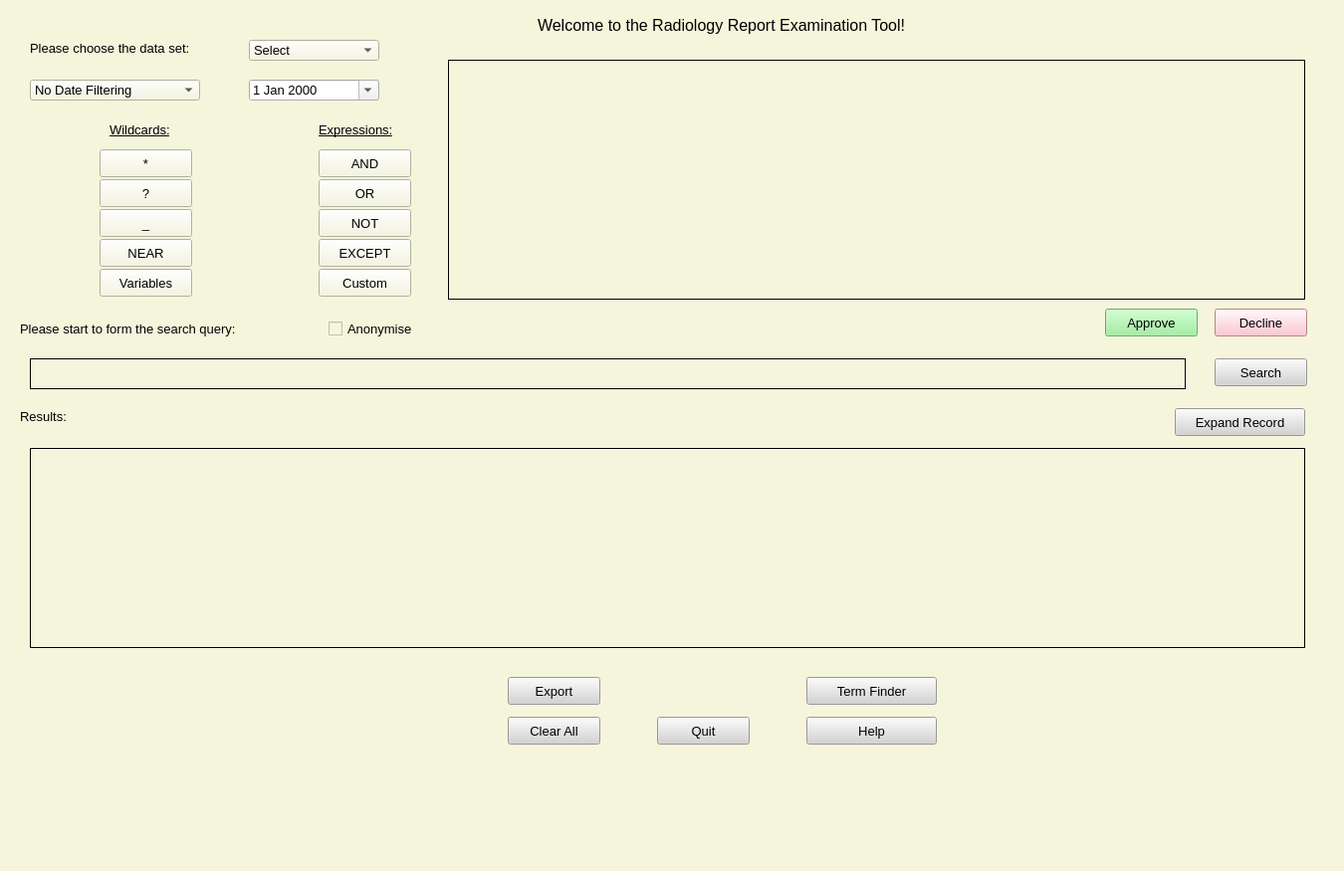
<?xml version="1.0" encoding="UTF-8"?>
<ui version="4.0">
 <class>MainWindow</class>
 <widget class="QMainWindow" name="MainWindow">
  <property name="geometry">
   <rect>
    <x>0</x>
    <y>0</y>
    <width>1350</width>
    <height>875</height>
   </rect>
  </property>
  <property name="font">
   <font>
    <pointsize>10</pointsize>
   </font>
  </property>
  <property name="windowTitle">
   <string>MainWindow</string>
  </property>
  <property name="layoutDirection">
   <enum>Qt::LeftToRight</enum>
  </property>
  <property name="styleSheet">
   <string notr="true">background-color: beige;</string>
  </property>
  <widget class="QWidget" name="centralwidget">
   <widget class="QPushButton" name="but_manual">
    <property name="geometry">
     <rect>
      <x>1220</x>
      <y>360</y>
      <width>93</width>
      <height>28</height>
     </rect>
    </property>
    <property name="font">
     <font>
      <pointsize>10</pointsize>
     </font>
    </property>
    <property name="layoutDirection">
     <enum>Qt::RightToLeft</enum>
    </property>
    <property name="styleSheet">
     <string notr="true">background-color: lightgrey;</string>
    </property>
    <property name="text">
     <string>Search</string>
    </property>
    <property name="shortcut">
     <string>Return</string>
    </property>
   </widget>
   <widget class="QLabel" name="lab_dataset">
    <property name="geometry">
     <rect>
      <x>30</x>
      <y>40</y>
      <width>211</width>
      <height>16</height>
     </rect>
    </property>
    <property name="font">
     <font>
      <pointsize>10</pointsize>
     </font>
    </property>
    <property name="text">
     <string>Please choose the data set:</string>
    </property>
   </widget>
   <widget class="QComboBox" name="comboBox">
    <property name="geometry">
     <rect>
      <x>250</x>
      <y>40</y>
      <width>131</width>
      <height>21</height>
     </rect>
    </property>
    <property name="font">
     <font>
      <pointsize>10</pointsize>
     </font>
    </property>
    <property name="currentText">
     <string>Select</string>
    </property>
    <item>
     <property name="text">
      <string>Select</string>
     </property>
    </item>
    <item>
     <property name="text">
      <string>transcripts.csv</string>
     </property>
    </item>
    <item>
     <property name="text">
      <string>beers.csv</string>
     </property>
    </item>
    <item>
     <property name="text">
      <string>medical.csv</string>
     </property>
    </item>
   </widget>
   <widget class="QLabel" name="lab_query">
    <property name="geometry">
     <rect>
      <x>20</x>
      <y>320</y>
      <width>281</width>
      <height>21</height>
     </rect>
    </property>
    <property name="font">
     <font>
      <pointsize>10</pointsize>
     </font>
    </property>
    <property name="text">
     <string>Please start to form the search query:</string>
    </property>
   </widget>
   <widget class="QTextEdit" name="ent_manual">
    <property name="geometry">
     <rect>
      <x>30</x>
      <y>360</y>
      <width>1161</width>
      <height>31</height>
     </rect>
    </property>
    <property name="frameShape">
     <enum>QFrame::Box</enum>
    </property>
    <property name="frameShadow">
     <enum>QFrame::Plain</enum>
    </property>
   </widget>
   <widget class="QTableView" name="table_results">
    <property name="geometry">
     <rect>
      <x>30</x>
      <y>450</y>
      <width>1281</width>
      <height>201</height>
     </rect>
    </property>
    <property name="styleSheet">
     <string notr="true">background-color: #F5F5DC;</string>
    </property>
    <property name="frameShape">
     <enum>QFrame::Box</enum>
    </property>
    <property name="frameShadow">
     <enum>QFrame::Plain</enum>
    </property>
   </widget>
   <widget class="QLabel" name="leedslogo">
    <property name="geometry">
     <rect>
      <x>50</x>
      <y>680</y>
      <width>311</width>
      <height>91</height>
     </rect>
    </property>
    <property name="toolTip">
     <string>An image displaying the University of Leeds logo</string>
    </property>
    <property name="text">
     <string/>
    </property>
    <property name="pixmap">
     <pixmap>leeds2.png</pixmap>
    </property>
    <property name="scaledContents">
     <bool>true</bool>
    </property>
   </widget>
   <widget class="QLabel" name="nhslogo">
    <property name="geometry">
     <rect>
      <x>1040</x>
      <y>680</y>
      <width>271</width>
      <height>101</height>
     </rect>
    </property>
    <property name="toolTip">
     <string>An image displaying the NHS logo</string>
    </property>
    <property name="text">
     <string/>
    </property>
    <property name="pixmap">
     <pixmap>nhs.jpeg</pixmap>
    </property>
    <property name="scaledContents">
     <bool>true</bool>
    </property>
   </widget>
   <widget class="QPushButton" name="but_export">
    <property name="geometry">
     <rect>
      <x>510</x>
      <y>680</y>
      <width>93</width>
      <height>28</height>
     </rect>
    </property>
    <property name="font">
     <font>
      <pointsize>10</pointsize>
     </font>
    </property>
    <property name="styleSheet">
     <string notr="true">background-color: lightgrey;</string>
    </property>
    <property name="text">
     <string>Export</string>
    </property>
   </widget>
   <widget class="QLabel" name="lab_results">
    <property name="geometry">
     <rect>
      <x>20</x>
      <y>410</y>
      <width>91</width>
      <height>16</height>
     </rect>
    </property>
    <property name="font">
     <font>
      <pointsize>10</pointsize>
     </font>
    </property>
    <property name="text">
     <string>Results:</string>
    </property>
   </widget>
   <widget class="QLabel" name="lab_title">
    <property name="geometry">
     <rect>
      <x>540</x>
      <y>10</y>
      <width>471</width>
      <height>31</height>
     </rect>
    </property>
    <property name="font">
     <font>
      <pointsize>12</pointsize>
      <weight>50</weight>
      <bold>false</bold>
     </font>
    </property>
    <property name="text">
     <string>Welcome to the Radiology Report Examination Tool!</string>
    </property>
    <property name="textFormat">
     <enum>Qt::AutoText</enum>
    </property>
   </widget>
   <widget class="QTextEdit" name="textEdit">
    <property name="geometry">
     <rect>
      <x>450</x>
      <y>60</y>
      <width>861</width>
      <height>241</height>
     </rect>
    </property>
    <property name="autoFillBackground">
     <bool>false</bool>
    </property>
    <property name="frameShape">
     <enum>QFrame::Box</enum>
    </property>
    <property name="frameShadow">
     <enum>QFrame::Plain</enum>
    </property>
   </widget>
   <widget class="QPushButton" name="but_clear">
    <property name="geometry">
     <rect>
      <x>510</x>
      <y>720</y>
      <width>93</width>
      <height>28</height>
     </rect>
    </property>
    <property name="font">
     <font>
      <pointsize>10</pointsize>
     </font>
    </property>
    <property name="styleSheet">
     <string notr="true">background-color: lightgrey;</string>
    </property>
    <property name="text">
     <string>Clear All</string>
    </property>
   </widget>
   <widget class="QPushButton" name="but_help">
    <property name="geometry">
     <rect>
      <x>810</x>
      <y>720</y>
      <width>131</width>
      <height>28</height>
     </rect>
    </property>
    <property name="font">
     <font>
      <pointsize>10</pointsize>
     </font>
    </property>
    <property name="styleSheet">
     <string notr="true">background-color: lightgrey;</string>
    </property>
    <property name="text">
     <string>Help</string>
    </property>
   </widget>
   <widget class="QPushButton" name="but_expand">
    <property name="geometry">
     <rect>
      <x>1180</x>
      <y>410</y>
      <width>131</width>
      <height>28</height>
     </rect>
    </property>
    <property name="font">
     <font>
      <pointsize>10</pointsize>
     </font>
    </property>
    <property name="styleSheet">
     <string notr="true">background-color: lightgrey;</string>
    </property>
    <property name="text">
     <string>Expand Record</string>
    </property>
   </widget>
   <widget class="QPushButton" name="but_star">
    <property name="geometry">
     <rect>
      <x>100</x>
      <y>150</y>
      <width>93</width>
      <height>28</height>
     </rect>
    </property>
    <property name="font">
     <font>
      <pointsize>10</pointsize>
     </font>
    </property>
    <property name="text">
     <string>*</string>
    </property>
   </widget>
   <widget class="QPushButton" name="but_or">
    <property name="geometry">
     <rect>
      <x>320</x>
      <y>180</y>
      <width>93</width>
      <height>28</height>
     </rect>
    </property>
    <property name="font">
     <font>
      <pointsize>10</pointsize>
     </font>
    </property>
    <property name="text">
     <string>OR</string>
    </property>
   </widget>
   <widget class="QPushButton" name="but_not">
    <property name="geometry">
     <rect>
      <x>320</x>
      <y>210</y>
      <width>93</width>
      <height>28</height>
     </rect>
    </property>
    <property name="font">
     <font>
      <pointsize>10</pointsize>
     </font>
    </property>
    <property name="text">
     <string>NOT</string>
    </property>
   </widget>
   <widget class="QPushButton" name="but_except">
    <property name="geometry">
     <rect>
      <x>320</x>
      <y>240</y>
      <width>93</width>
      <height>28</height>
     </rect>
    </property>
    <property name="font">
     <font>
      <pointsize>10</pointsize>
     </font>
    </property>
    <property name="text">
     <string>EXCEPT</string>
    </property>
   </widget>
   <widget class="QPushButton" name="but_and">
    <property name="geometry">
     <rect>
      <x>320</x>
      <y>150</y>
      <width>93</width>
      <height>28</height>
     </rect>
    </property>
    <property name="font">
     <font>
      <pointsize>10</pointsize>
     </font>
    </property>
    <property name="text">
     <string>AND</string>
    </property>
   </widget>
   <widget class="QPushButton" name="but_q">
    <property name="geometry">
     <rect>
      <x>100</x>
      <y>180</y>
      <width>93</width>
      <height>28</height>
     </rect>
    </property>
    <property name="font">
     <font>
      <pointsize>10</pointsize>
     </font>
    </property>
    <property name="text">
     <string>?</string>
    </property>
   </widget>
   <widget class="QPushButton" name="but_und">
    <property name="geometry">
     <rect>
      <x>100</x>
      <y>210</y>
      <width>93</width>
      <height>28</height>
     </rect>
    </property>
    <property name="font">
     <font>
      <pointsize>10</pointsize>
     </font>
    </property>
    <property name="text">
     <string>_</string>
    </property>
   </widget>
   <widget class="QLabel" name="lab_query_2">
    <property name="geometry">
     <rect>
      <x>110</x>
      <y>120</y>
      <width>81</width>
      <height>21</height>
     </rect>
    </property>
    <property name="font">
     <font>
      <pointsize>10</pointsize>
      <underline>true</underline>
     </font>
    </property>
    <property name="text">
     <string>Wildcards:</string>
    </property>
   </widget>
   <widget class="QLabel" name="lab_query_3">
    <property name="geometry">
     <rect>
      <x>320</x>
      <y>120</y>
      <width>101</width>
      <height>21</height>
     </rect>
    </property>
    <property name="font">
     <font>
      <pointsize>10</pointsize>
      <underline>true</underline>
     </font>
    </property>
    <property name="text">
     <string>Expressions:</string>
    </property>
   </widget>
   <widget class="QPushButton" name="but_termfind">
    <property name="geometry">
     <rect>
      <x>810</x>
      <y>680</y>
      <width>131</width>
      <height>28</height>
     </rect>
    </property>
    <property name="font">
     <font>
      <pointsize>10</pointsize>
     </font>
    </property>
    <property name="styleSheet">
     <string notr="true">background-color: lightgrey;</string>
    </property>
    <property name="text">
     <string>Term Finder</string>
    </property>
   </widget>
   <widget class="QPushButton" name="but_near">
    <property name="geometry">
     <rect>
      <x>100</x>
      <y>240</y>
      <width>93</width>
      <height>28</height>
     </rect>
    </property>
    <property name="font">
     <font>
      <pointsize>10</pointsize>
     </font>
    </property>
    <property name="text">
     <string>NEAR</string>
    </property>
   </widget>
   <widget class="QPushButton" name="but_variables">
    <property name="geometry">
     <rect>
      <x>100</x>
      <y>270</y>
      <width>93</width>
      <height>28</height>
     </rect>
    </property>
    <property name="font">
     <font>
      <pointsize>10</pointsize>
     </font>
    </property>
    <property name="text">
     <string>Variables</string>
    </property>
   </widget>
   <widget class="QPushButton" name="but_custom">
    <property name="geometry">
     <rect>
      <x>320</x>
      <y>270</y>
      <width>93</width>
      <height>28</height>
     </rect>
    </property>
    <property name="font">
     <font>
      <pointsize>10</pointsize>
     </font>
    </property>
    <property name="text">
     <string>Custom</string>
    </property>
   </widget>
   <widget class="QCheckBox" name="check_anonymise">
    <property name="geometry">
     <rect>
      <x>330</x>
      <y>320</y>
      <width>121</width>
      <height>20</height>
     </rect>
    </property>
    <property name="font">
     <font>
      <pointsize>10</pointsize>
     </font>
    </property>
    <property name="text">
     <string>Anonymise</string>
    </property>
   </widget>
   <widget class="QPushButton" name="but_quit">
    <property name="geometry">
     <rect>
      <x>660</x>
      <y>720</y>
      <width>93</width>
      <height>28</height>
     </rect>
    </property>
    <property name="font">
     <font>
      <pointsize>10</pointsize>
     </font>
    </property>
    <property name="styleSheet">
     <string notr="true">background-color: lightgrey;</string>
    </property>
    <property name="text">
     <string>Quit</string>
    </property>
   </widget>
   <widget class="QPushButton" name="but_decline">
    <property name="geometry">
     <rect>
      <x>1220</x>
      <y>310</y>
      <width>93</width>
      <height>28</height>
     </rect>
    </property>
    <property name="font">
     <font>
      <pointsize>10</pointsize>
     </font>
    </property>
    <property name="layoutDirection">
     <enum>Qt::RightToLeft</enum>
    </property>
    <property name="styleSheet">
     <string notr="true">background-color: #FFB6C1;</string>
    </property>
    <property name="text">
     <string>Decline</string>
    </property>
   </widget>
   <widget class="QPushButton" name="but_approve">
    <property name="geometry">
     <rect>
      <x>1110</x>
      <y>310</y>
      <width>93</width>
      <height>28</height>
     </rect>
    </property>
    <property name="font">
     <font>
      <pointsize>10</pointsize>
     </font>
    </property>
    <property name="layoutDirection">
     <enum>Qt::RightToLeft</enum>
    </property>
    <property name="styleSheet">
     <string notr="true">background-color: #90EE90;</string>
    </property>
    <property name="text">
     <string>Approve</string>
    </property>
   </widget>
   <widget class="QDateEdit" name="dateEdit">
    <property name="geometry">
     <rect>
      <x>250</x>
      <y>80</y>
      <width>131</width>
      <height>21</height>
     </rect>
    </property>
    <property name="font">
     <font>
      <pointsize>10</pointsize>
     </font>
    </property>
    <property name="styleSheet">
     <string notr="true">background-color: light;</string>
    </property>
    <property name="minimumDateTime">
     <datetime>
      <hour>0</hour>
      <minute>0</minute>
      <second>0</second>
      <year>1900</year>
      <month>1</month>
      <day>1</day>
     </datetime>
    </property>
    <property name="maximumDate">
     <date>
      <year>3000</year>
      <month>12</month>
      <day>31</day>
     </date>
    </property>
    <property name="minimumDate">
     <date>
      <year>1900</year>
      <month>1</month>
      <day>1</day>
     </date>
    </property>
    <property name="calendarPopup">
     <bool>true</bool>
    </property>
   </widget>
   <widget class="QComboBox" name="dateCombo">
    <property name="geometry">
     <rect>
      <x>30</x>
      <y>80</y>
      <width>171</width>
      <height>21</height>
     </rect>
    </property>
    <property name="font">
     <font>
      <pointsize>10</pointsize>
     </font>
    </property>
    <property name="currentText">
     <string>No Date Filtering</string>
    </property>
    <item>
     <property name="text">
      <string>No Date Filtering</string>
     </property>
    </item>
    <item>
     <property name="text">
      <string>Before</string>
     </property>
    </item>
    <item>
     <property name="text">
      <string>After</string>
     </property>
    </item>
   </widget>
  </widget>
  <widget class="QMenuBar" name="menubar">
   <property name="geometry">
    <rect>
     <x>0</x>
     <y>0</y>
     <width>1350</width>
     <height>26</height>
    </rect>
   </property>
  </widget>
  <widget class="QStatusBar" name="statusbar"/>
 </widget>
 <resources>
  <include location="designer_images.qrc"/>
 </resources>
 <connections/>
</ui>
